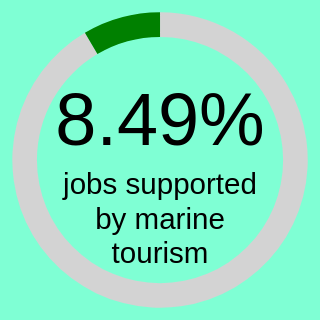

The Vega-Lite source for this figure:
### Vega-Lite specification from a JSON file in a GitHub repository (floating-point values rounded to 4 significant figures)
{"$schema": "https://vega.github.io/schema/vega-lite/v5.json", "width": 120, "height": 120, "background": "aquamarine", "view": {"stroke": null}, "layer": [{"data": {"values": [{"category": "other", "value": 646600}, {"category": "tourism", "value": 60000}]}, "mark": {"type": "arc", "innerRadius": 50}, "encoding": {"theta": {"field": "value", "type": "quantitative"}, "color": {"field": "category", "scale": {"domain": ["tourism", "other"], "range": ["green", "lightgrey"]}, "legend": null}}}, {"data": {"values": [{"label": "8.49%"}]}, "mark": {"type": "text", "fill": "black", "align": "center", "baseline": "middle", "dy": -15, "fontSize": 30}, "encoding": {"text": {"field": "label"}}}, {"data": {"values": [{"label": ["jobs supported", "by marine", "tourism"]}]}, "mark": {"type": "text", "fill": "black", "align": "center", "baseline": "middle", "dy": 10, "fontSize": 12}, "encoding": {"text": {"field": "label"}}}]}
